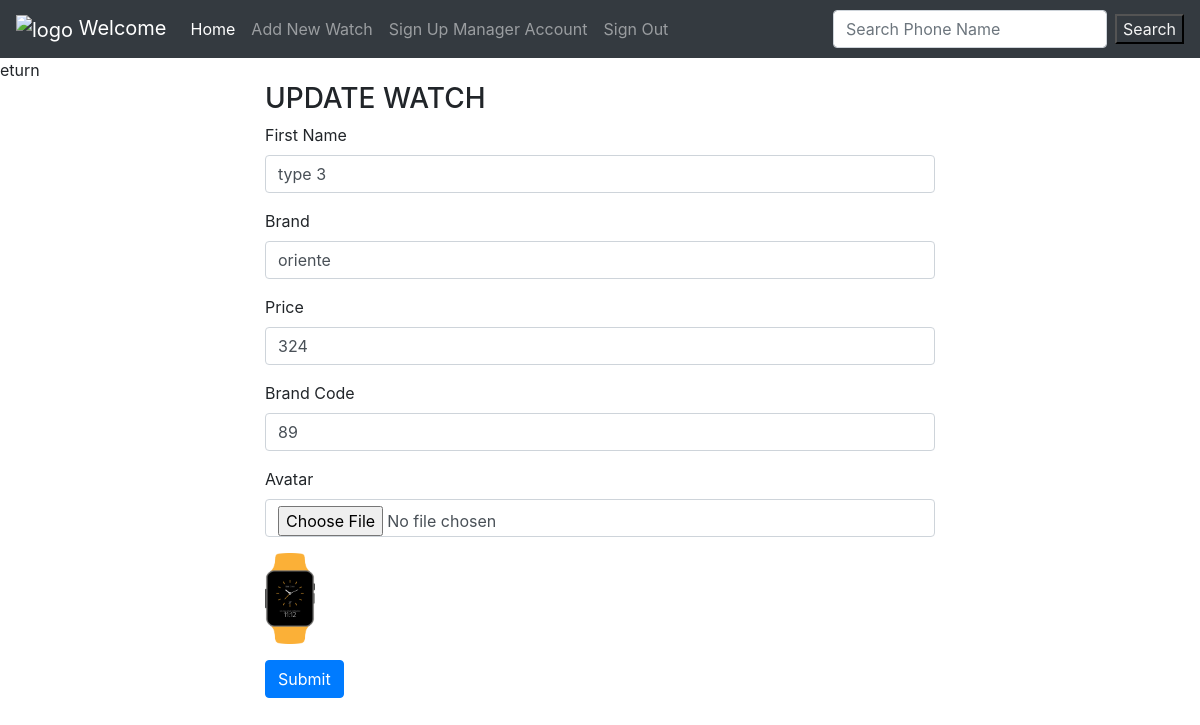
Page /indexwatch.php?page=update-watch&id=38 on the committed database.
### tables this page shows
CREATE TABLE `watchs` (
  `id` int NOT NULL,
  `watch_name` varchar(20) NOT NULL,
  `brand` varchar(20) NOT NULL,
  `price` int NOT NULL,
  `image` varchar(20) NOT NULL,
  `brand_id` int NOT NULL
);

### app/Model/WatchModel.php (called while the page is built, shortened)
<?php
class WatchModel
{
    private $dbConnect;
    public function __construct()
    {
        $this->dbConnect = new DBConnect();
    }
    public function getById($id)
    {
        try {
            $sql = "SELECT * FROM `watchs` where `id`= $id";
            $stmt = $this->dbConnect->connect()->query($sql);
            $stmt->execute();
            return $this->convertToObject($stmt->fetch());
        } catch (\PDOException $exception) {
            die($exception->getMessage());
        }
    }
    public function convertToObject($data)
    {
        $watch = new Watch($data['watch_name'], $data['brand'], $data['price'], $data['brand_id']);
        $watch->setId($data['id']);
        if ($data['image'] == null) {
            $watch->setUrlImage('uploads/default/default-avatar.jpeg');
        } else {
            $watch->setUrlImage($data['image']);
        }
        return $watch;
    }
}

### app/Model/DBConnect.php (called while the page is built, shortened)
<?php
class DBConnect
{
    private $dsn;
    private $username;
    private $password;
    public function __construct()
    {
        $this->dsn = "mysql:host=localhost;dbname=watch_manager;charset=utf8";
        $this->username = "leminhchien";
        $this->password = "password";
    }
    public function connect()
    {
        try {
        return new PDO($this->dsn, $this->username,$this->password);
        }catch (PDOException $exception){
            die($exception->getMessage());
        }
    }
}

### app/Model/Watch.php (called while the page is built, shortened)
<?php
class Watch
{
        private $watchname;
        private $brand;
        private $price;
        private $urlImage;
        private $brand_id;
    public function __construct($watchname, $brand, $price, $brand_id)
    {
        $this->watchname = $watchname;
        $this->brand = $brand;
        $this->price = $price;
        $this->brand_id = $brand_id;
    }
    public function getwatchname()
    {
        return $this->watchname;
    }
    public function getbrand()
    {
        return $this->brand;
    }
    public function getprice()
    {
        return $this->price;
    }
    public function getUrlImage()
    {
        return $this->urlImage;
    }
    public function setUrlImage($urlImage): void
    {
        $this->urlImage = $urlImage;
    }
   public function getbrand_id()
   {
       return $this->brand_id;
   }
}

### app/View/backend/watch/update.php (the view)
eturn
<div class="container col-7 ">
    <form method="post"  enctype="multipart/form-data">
        <h3>UPDATE WATCH</h3>
        <?php if(isset($watch)):?>
        <div class="mb-3">
            <label for="first-name" class="form-label">First Name</label>
            <input type="text" required class="form-control" id="watch_name" name="watch_name" value="<?php echo $watch->getwatchname()?>">
        </div>
        <div class="mb-3">
            <label for="last-name" class="form-label">Brand</label>
            <input type="text" required class="form-control" id="brand" name="brand" value="<?php echo $watch->getbrand()?>">
        </div>
        <div class="mb-3">
            <label for="price" class="form-label">Price </label>
            <input type="text" required class="form-control" id="price" name="price" value="<?php echo $watch->getprice()?>">
        </div>
            <div class="mb-3">
                <label for="price" class="form-label">Brand Code </label>
                    <input type="text" required class="form-control" id="brand_id" name="brand_id" value="<?php echo $watch->getbrand_id()?>">
            </div>
            <div class="mb-3">
                <label for="avt" class="form-label">Avatar</label>
                <input type="file" class="form-control" id="avt" name="fileToUpload">
            </div>
            <div class="mb-3">
                <img width="50px" src="<?php echo $watch->getUrlImage()?>" alt="<?php echo $watch->getUrlImage()?>">
            </div>
        <?php endif ?>
        <button type="submit" class="btn btn-primary" onclick=" return confirm('Are you sure ?') ">Submit</button>
    </form>
</div>

### rows in the picture
watchs: watch_name "type 3", brand "oriente", price "324", brand_id "89", image (picture)
